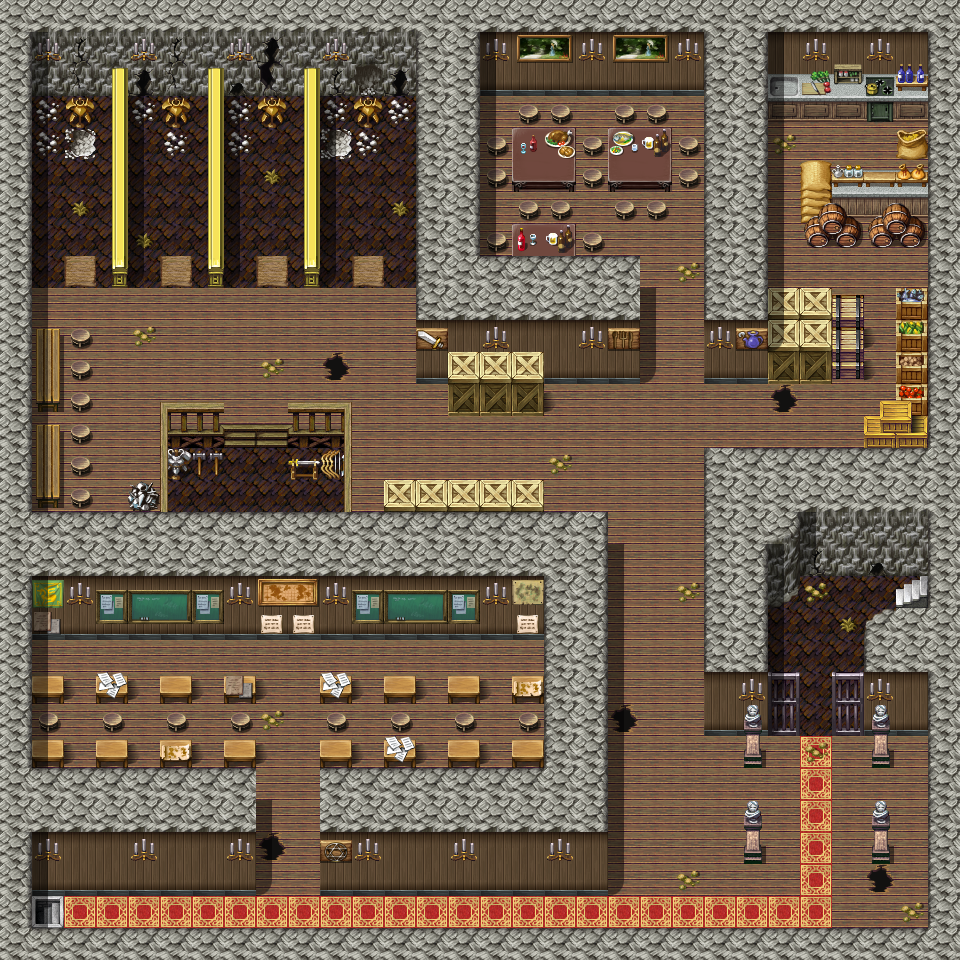

This is a level from a 2D game, rendered from its Tiled map with the project's own tilesets. A one-line summary and the map file follow, with tile-layer data summarised:
An orthogonal 30x30 tile map with 32x32 px tiles, 3 tile layers (Ground, Objects, Above), 1 hidden layer not drawn, 40 tilesets and 16 objects (14x spawn, 2x mapchange).

<map version="1.0" orientation="orthogonal" width="30" height="30" tilewidth="32" tileheight="32">
 <tileset firstgid="1" name="map_bed_1" tilewidth="32" tileheight="32">
  <image source="../drawable/map_bed_1.png" width="512" height="256" />
 </tileset>
 <tileset firstgid="129" name="map_border_1" tilewidth="32" tileheight="32">
  <image source="../drawable/map_border_1.png" width="512" height="256" />
 </tileset>
 <tileset firstgid="257" name="map_bridge_1" tilewidth="32" tileheight="32">
  <image source="../drawable/map_bridge_1.png" width="512" height="256" />
 </tileset>
 <tileset firstgid="385" name="map_broken_1" tilewidth="32" tileheight="32">
  <image source="../drawable/map_broken_1.png" width="512" height="256" />
 </tileset>
 <tileset firstgid="513" name="map_cavewall_1" tilewidth="32" tileheight="32">
  <image source="../drawable/map_cavewall_1.png" width="576" height="192" />
 </tileset>
 <tileset firstgid="621" name="map_cavewall_2" tilewidth="32" tileheight="32">
  <image source="../drawable/map_cavewall_2.png" width="576" height="192" />
 </tileset>
 <tileset firstgid="729" name="map_cavewall_3" tilewidth="32" tileheight="32">
  <image source="../drawable/map_cavewall_3.png" width="576" height="192" />
 </tileset>
 <tileset firstgid="837" name="map_chair_table_1" tilewidth="32" tileheight="32">
  <image source="../drawable/map_chair_table_1.png" width="512" height="256" />
 </tileset>
 <tileset firstgid="965" name="map_crate_1" tilewidth="32" tileheight="32">
  <image source="../drawable/map_crate_1.png" width="512" height="256" />
 </tileset>
 <tileset firstgid="1093" name="map_cupboard_1" tilewidth="32" tileheight="32">
  <image source="../drawable/map_cupboard_1.png" width="512" height="256" />
 </tileset>
 <tileset firstgid="1221" name="map_curtain_1" tilewidth="32" tileheight="32">
  <image source="../drawable/map_curtain_1.png" width="512" height="256" />
 </tileset>
 <tileset firstgid="1349" name="map_entrance_1" tilewidth="32" tileheight="32">
  <image source="../drawable/map_entrance_1.png" width="512" height="256" />
 </tileset>
 <tileset firstgid="1477" name="map_fence_1" tilewidth="32" tileheight="32">
  <image source="../drawable/map_fence_1.png" width="512" height="256" />
 </tileset>
 <tileset firstgid="1605" name="map_fence_2" tilewidth="32" tileheight="32">
  <image source="../drawable/map_fence_2.png" width="512" height="256" />
 </tileset>
 <tileset firstgid="1733" name="map_ground_1" tilewidth="32" tileheight="32">
  <image source="../drawable/map_ground_1.png" width="512" height="256" />
 </tileset>
 <tileset firstgid="1861" name="map_ground_2" tilewidth="32" tileheight="32">
  <image source="../drawable/map_ground_2.png" width="512" height="256" />
 </tileset>
 <tileset firstgid="1989" name="map_ground_3" tilewidth="32" tileheight="32">
  <image source="../drawable/map_ground_3.png" width="512" height="256" />
 </tileset>
 <tileset firstgid="2117" name="map_ground_4" tilewidth="32" tileheight="32">
  <image source="../drawable/map_ground_4.png" width="512" height="256" />
 </tileset>
 <tileset firstgid="2245" name="map_ground_5" tilewidth="32" tileheight="32">
  <image source="../drawable/map_ground_5.png" width="512" height="256" />
 </tileset>
 <tileset firstgid="2373" name="map_ground_6" tilewidth="32" tileheight="32">
  <image source="../drawable/map_ground_6.png" width="512" height="256" />
 </tileset>
 <tileset firstgid="2501" name="map_ground_7" tilewidth="32" tileheight="32">
  <image source="../drawable/map_ground_7.png" width="512" height="256" />
 </tileset>
 <tileset firstgid="2629" name="map_ground_8" tilewidth="32" tileheight="32">
  <image source="../drawable/map_ground_8.png" width="512" height="256" />
 </tileset>
 <tileset firstgid="2757" name="map_indoor_1" tilewidth="32" tileheight="32">
  <image source="../drawable/map_indoor_1.png" width="512" height="256" />
 </tileset>
 <tileset firstgid="2885" name="map_kitchen_1" tilewidth="32" tileheight="32">
  <image source="../drawable/map_kitchen_1.png" width="512" height="256" />
 </tileset>
 <tileset firstgid="3013" name="map_outdoor_1" tilewidth="32" tileheight="32">
  <image source="../drawable/map_outdoor_1.png" width="512" height="256" />
 </tileset>
 <tileset firstgid="3141" name="map_pillar_1" tilewidth="32" tileheight="32">
  <image source="../drawable/map_pillar_1.png" width="512" height="256" />
 </tileset>
 <tileset firstgid="3269" name="map_plant_1" tilewidth="32" tileheight="32">
  <image source="../drawable/map_plant_1.png" width="512" height="256" />
 </tileset>
 <tileset firstgid="3397" name="map_rock_1" tilewidth="32" tileheight="32">
  <image source="../drawable/map_rock_1.png" width="512" height="256" />
 </tileset>
 <tileset firstgid="3525" name="map_roof_1" tilewidth="32" tileheight="32">
  <image source="../drawable/map_roof_1.png" width="512" height="256" />
 </tileset>
 <tileset firstgid="3653" name="map_roof_2" tilewidth="32" tileheight="32">
  <image source="../drawable/map_roof_2.png" width="512" height="256" />
 </tileset>
 <tileset firstgid="3781" name="map_shop_1" tilewidth="32" tileheight="32">
  <image source="../drawable/map_shop_1.png" width="512" height="256" />
 </tileset>
 <tileset firstgid="3909" name="map_sign_ladder_1" tilewidth="32" tileheight="32">
  <image source="../drawable/map_sign_ladder_1.png" width="512" height="256" />
 </tileset>
 <tileset firstgid="4037" name="map_table_1" tilewidth="32" tileheight="32">
  <image source="../drawable/map_table_1.png" width="512" height="256" />
 </tileset>
 <tileset firstgid="4165" name="map_trail_1" tilewidth="32" tileheight="32">
  <image source="../drawable/map_trail_1.png" width="512" height="256" />
 </tileset>
 <tileset firstgid="4293" name="map_tree_1" tilewidth="32" tileheight="32">
  <image source="../drawable/map_tree_1.png" width="512" height="256" />
 </tileset>
 <tileset firstgid="4421" name="map_wall_1" tilewidth="32" tileheight="32">
  <image source="../drawable/map_wall_1.png" width="512" height="256" />
 </tileset>
 <tileset firstgid="4549" name="map_wall_2" tilewidth="32" tileheight="32">
  <image source="../drawable/map_wall_2.png" width="480" height="256" />
 </tileset>
 <tileset firstgid="4669" name="map_wall_3" tilewidth="32" tileheight="32">
  <image source="../drawable/map_wall_3.png" width="480" height="256" />
 </tileset>
 <tileset firstgid="4789" name="map_window_1" tilewidth="32" tileheight="32">
  <image source="../drawable/map_window_1.png" width="512" height="256" />
 </tileset>
 <tileset firstgid="4917" name="map_window_2" tilewidth="32" tileheight="32">
  <image source="../drawable/map_window_2.png" width="512" height="256" />
 </tileset>
 <layer name="Ground" width="30" height="30">
  <data>[900 cells, 900 non-empty, 26 distinct tile ids]</data>
 </layer>
 <layer name="Objects" width="30" height="30">
  <data>[900 cells, 208 non-empty, 59 distinct tile ids]</data>
 </layer>
 <layer name="Above" width="30" height="30">
  <data>[900 cells, 161 non-empty, 43 distinct tile ids]</data>
 </layer>
 <layer name="Walkable" width="30" height="30" visible="0">
  <data>[900 cells, 533 non-empty, 1 distinct tile ids]</data>
 </layer>
 <objectgroup name="Mapevents" width="30" height="30">
  <object name="west" type="mapchange" x="896" y="576" width="32" height="32">
   <properties>
    <property name="map" value="blackwater_mountain38" />
    <property name="place" value="south" />
   </properties>
  </object>
  <object name="south" type="mapchange" x="32" y="896" width="32" height="32">
   <properties>
    <property name="map" value="blackwater_mountain44" />
    <property name="place" value="north" />
   </properties>
  </object>
 </objectgroup>
 <objectgroup name="Spawn" width="30" height="30" visible="0">
  <!-- 14 objects omitted --></objectgroup>
 <objectgroup name="Keys" width="30" height="30" />
</map>
<!-- 14 of 16 objects omitted -->
